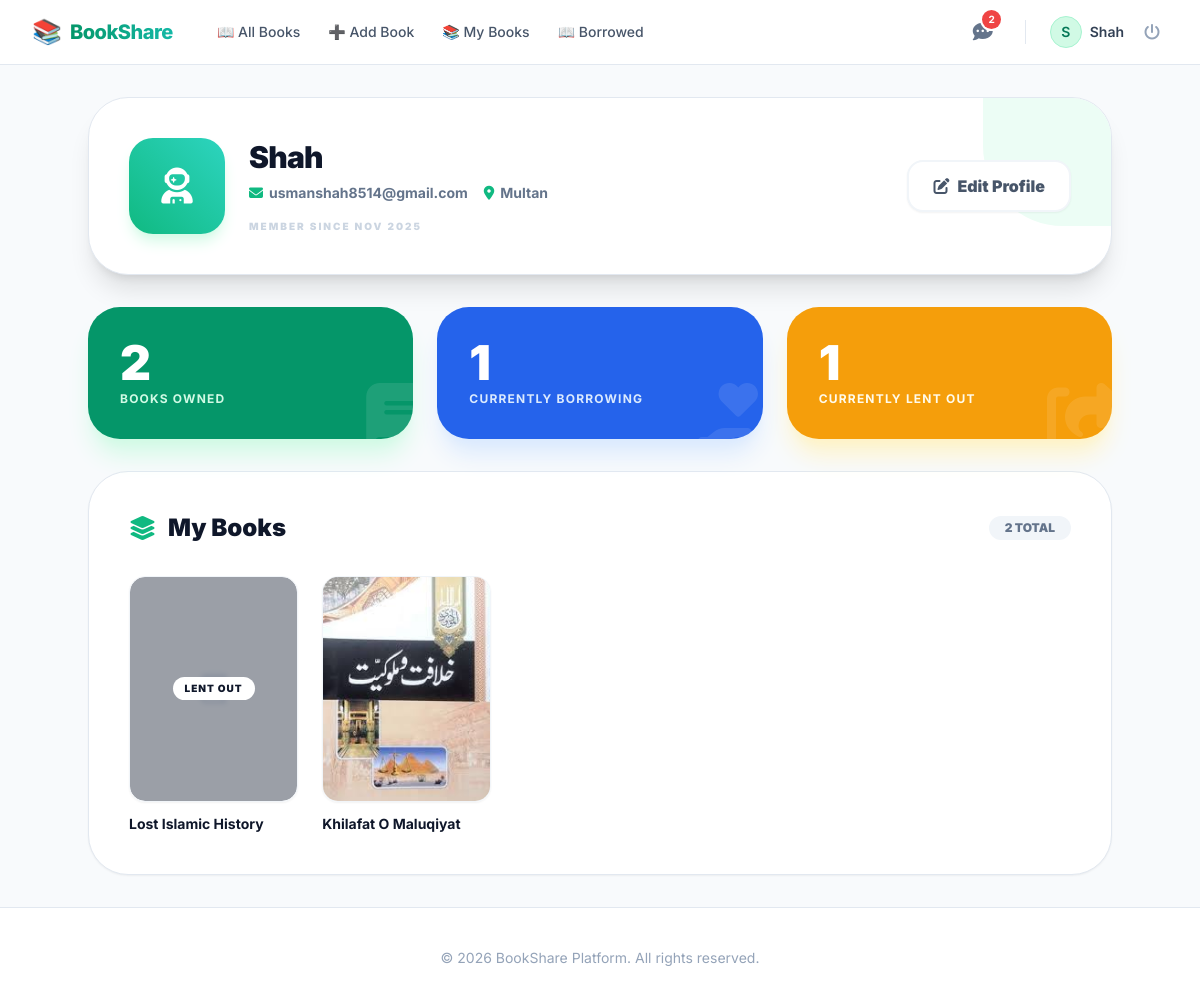
/accounts/profile/ (signed in), run on the app's committed database.
### accounts/models.py (models this page shows, shortened)
class Profile(models.Model):
    user = models.OneToOneField(User, on_delete=models.CASCADE)
    city = models.CharField(max_length=100, blank=True)

### books/models.py (models this page shows, shortened)
class Book(models.Model):
    owner = models.ForeignKey(User, on_delete=models.CASCADE, related_name='books')
    title = models.CharField(max_length=200)
    author = models.CharField(max_length=200)
    isbn = models.CharField(max_length=20, blank=True)
    description = models.TextField(blank=True)
    city = models.CharField(max_length=100)
    cover_url = models.URLField(blank=True, null=True)
    cover_image = models.ImageField(upload_to='book_covers/', blank=True, null=True)
    delivery_option = models.CharField(
        max_length=20,
        choices=[
            ('pickup', 'Pickup'),
            ('delivery', 'Delivery'),
            ('both', 'Both'),
        ],
        default='both'
    )
    available = models.BooleanField(default=True)
    created_at = models.DateTimeField(auto_now_add=True)

### accounts/views.py (the view)
# urls.py: path('profile/', views.profile_view, name='profile'),              # ADD THIS
@login_required
def profile_view(request):
    my_books = Book.objects.filter(owner=request.user)
    borrowed_chats = Chat.objects.filter(
        participants=request.user
    ).exclude(book__owner=request.user)
    borrowed_books = [chat.book for chat in borrowed_chats]
    lent_books = Book.objects.filter(owner=request.user, available=False)
    context = {
        'my_books': my_books,
        'borrowed_books': borrowed_books,
        'lent_books': lent_books,
    }
    return render(request, 'accounts/profile.html', context)

### chat/templatetags/custom_tags.py (called while the page is built)
@register.simple_tag
def unread_message_count(user):
    from chat.models import Chat
    user_chats = Chat.objects.filter(participants=user)
    unread = Message.objects.filter(
        chat__in=user_chats,
        is_read=False
    ).exclude(sender=user).count()
    return unread

### accounts/templates/accounts/profile.html (shortened to what this page needs)
{% extends 'base.html' %}
{% block content %}
<div class="max-w-5xl mx-auto space-y-8">
    <div class="bg-white rounded-[2.5rem] p-8 md:p-10 border border-slate-200 shadow-xl relative overflow-hidden">
        <div class="relative z-10 flex flex-col md:flex-row justify-between items-start md:items-center gap-6">
            <div class="flex items-center gap-6">
                <div class="w-24 h-24 bg-gradient-to-tr from-emerald-500 to-teal-400 rounded-3xl flex items-center justify-center text-white text-4xl shadow-lg shadow-emerald-100">
                    <i class="fa-solid fa-user-astronaut"></i>
                </div>
                <div>
                    <h1 class="text-3xl font-black text-slate-900 tracking-tight">
                        {{ request.user.username }}
                    </h1>
                    <div class="flex flex-wrap gap-4 mt-2 text-sm font-bold text-slate-500">
                        <span class="flex items-center gap-1.5"><i class="fa-solid fa-envelope text-emerald-500"></i> {{ request.user.email }}</span>
                        {% if request.user.profile.city %}
                            <span class="flex items-center gap-1.5"><i class="fa-solid fa-location-dot text-emerald-500"></i> {{ request.user.profile.city }}</span>
                        {% endif %}
                    </div>
                    <p class="text-[10px] uppercase tracking-[0.2em] font-black text-slate-300 mt-4">Member Since {{ request.user.date_joined|date:"M Y" }}</p>
                </div>
            </div>
            <a href="{% url 'profile_edit' %}" class="bg-white border-2 border-slate-100 hover:border-amber-400 text-slate-600 hover:text-amber-600 px-6 py-3 rounded-2xl font-black transition-all flex items-center gap-2 shadow-sm">
                <i class="fa-solid fa-pen-to-square"></i>
                Edit Profile
            </a>
        </div>
    </div>
    <div class="grid grid-cols-1 md:grid-cols-3 gap-6">
        <div class="bg-emerald-600 p-8 rounded-[2rem] text-white shadow-xl shadow-emerald-100 relative overflow-hidden group">
            <i class="fa-solid fa-book absolute -right-4 -bottom-4 text-7xl opacity-10 group-hover:scale-110 transition-transform"></i>
            <h3 class="text-5xl font-black mb-1">{{ my_books|length }}</h3>
            <p class="text-emerald-100 font-bold uppercase tracking-widest text-xs">Books Owned</p>
        </div>
        <div class="bg-blue-600 p-8 rounded-[2rem] text-white shadow-xl shadow-blue-100 relative overflow-hidden group">
            <i class="fa-solid fa-hand-holding-heart absolute -right-4 -bottom-4 text-7xl opacity-10 group-hover:scale-110 transition-transform"></i>
            <h3 class="text-5xl font-black mb-1">{{ borrowed_books|length }}</h3>
            <p class="text-blue-100 font-bold uppercase tracking-widest text-xs">Currently Borrowing</p>
        </div>
        <div class="bg-amber-500 p-8 rounded-[2rem] text-white shadow-xl shadow-amber-100 relative overflow-hidden group">
            <i class="fa-solid fa-share-from-square absolute -right-4 -bottom-4 text-7xl opacity-10 group-hover:scale-110 transition-transform"></i>
            <h3 class="text-5xl font-black mb-1">{{ lent_books|length }}</h3>
            <p class="text-amber-50 font-bold uppercase tracking-widest text-xs">Currently Lent Out</p>
        </div>
    </div>
    <div class="bg-white rounded-[2.5rem] border border-slate-200 shadow-sm p-8 md:p-10">
        <div class="flex justify-between items-center mb-8">
            <h3 class="text-2xl font-black text-slate-900 flex items-center gap-3">
                <i class="fa-solid fa-layer-group text-emerald-500"></i> My Books
            </h3>
            <span class="bg-slate-100 px-4 py-1 rounded-full text-xs font-black text-slate-500">{{ my_books|length }} TOTAL</span>
        </div>
        {% if my_books %}
            <div class="grid grid-cols-2 sm:grid-cols-3 md:grid-cols-4 lg:grid-cols-5 gap-6">
                {% for book in my_books %}
                <a href="{% url 'book_detail' book.id %}" class="group block">
                    <div class="aspect-[3/4] rounded-2xl overflow-hidden border border-slate-100 shadow-sm group-hover:shadow-md transition-all relative">
                        {% if book.cover_image %}
                            <img src="{{ book.cover_image.url }}" class="w-full h-full object-cover group-hover:scale-105 transition-transform duration-500" alt="{{ book.title }}">
                        {% else %}
                            <div class="w-full h-full bg-slate-50 flex items-center justify-center text-slate-200 text-3xl">
                            </div>
                        {% endif %}
                        {% if not book.available %}
                            <div class="absolute inset-0 bg-slate-900/40 backdrop-blur-[2px] flex items-center justify-center">
                                <span class="bg-white text-slate-900 text-[10px] font-black px-3 py-1 rounded-full uppercase tracking-widest">Lent Out</span>
                            </div>
                        {% endif %}
                    </div>
                    <p class="mt-3 text-sm font-bold text-slate-900 truncate">{{ book.title }}</p>
                </a>
                {% endfor %}
            </div>
        {% else %}
            <div class="text-center py-12">
                <p class="text-slate-400 font-medium">You haven't added any books yet.</p>
                <a href="{% url 'add_book' %}" class="inline-block mt-4 text-emerald-600 font-black text-sm hover:underline">+ Add Your First Book</a>
            </div>
        {% endif %}
    </div>
</div>
{% endblock %}

### templates/base.html (shortened to what this page needs)
<!DOCTYPE html>
<html lang="en">
<head>
    <script src="https://cdn.tailwindcss.com"></script>
    <link rel="stylesheet" href="https://cdnjs.cloudflare.com/ajax/libs/font-awesome/6.4.0/css/all.min.css">
</head>
<body class="bg-slate-50 text-slate-900 min-h-screen flex flex-col">
    <nav class="bg-white border-b border-slate-200 sticky top-0 z-50">
        <div class="max-w-7xl mx-auto px-4 sm:px-6 lg:px-8">
            <div class="flex justify-between h-16">
                <div class="flex items-center">
                    <a href="{% url 'browse_books' %}" class="flex items-center gap-2 group">
                        <span class="text-2xl group-hover:scale-110 transition-transform">📚</span>
                        <span class="font-extrabold text-xl tracking-tight bg-clip-text text-transparent bg-gradient-to-r from-emerald-600 to-teal-500">
                        </span>
                    </a>
                    <div class="hidden md:ml-8 md:flex md:space-x-1">
                        <a href="{% url 'browse_books' %}" class="px-3 py-2 rounded-md text-sm font-medium text-slate-600 hover:text-emerald-600 hover:bg-emerald-50 transition-all">📖 All Books</a>
                        <a href="{% url 'add_book' %}" class="px-3 py-2 rounded-md text-sm font-medium text-slate-600 hover:text-emerald-600 hover:bg-emerald-50 transition-all">➕ Add Book</a>
                        <a href="{% url 'my_books' %}" class="px-3 py-2 rounded-md text-sm font-medium text-slate-600 hover:text-emerald-600 hover:bg-emerald-50 transition-all">📚 My Books</a>
                        <a href="{% url 'borrowed_books' %}" class="px-3 py-2 rounded-md text-sm font-medium text-slate-600 hover:text-emerald-600 hover:bg-emerald-50 transition-all">📖 Borrowed</a>
                    </div>
                </div>
                <div class="hidden md:flex md:items-center md:gap-4">
                    {% if request.user.is_authenticated %}
                        <a href="{% url 'chat_list' %}" class="relative p-2 text-slate-500 hover:text-emerald-600 transition-colors">
                            <i class="fa-solid fa-comment-dots text-xl"></i>
                            {% load custom_tags %}
                            {% unread_message_count request.user as unread_count %}
                            {% if unread_count > 0 %}
                                <span class="absolute top-0 right-0 bg-red-500 text-white text-[10px] font-bold px-1.5 py-0.5 rounded-full ring-2 ring-white">
                                    {{ unread_count }}
                                </span>
                            {% endif %}
                        </a>
                        <div class="flex items-center gap-3">
                            <a href="{% url 'profile' %}" class="flex items-center gap-2 text-sm font-semibold text-slate-700 hover:text-emerald-600 transition-colors">
                                <div class="w-8 h-8 rounded-full bg-emerald-100 flex items-center justify-center text-emerald-700 border border-emerald-200">
                                    {{ request.user.username|slice:":1"|upper }}
                                </div>
                                <span>{{ request.user.username }}</span>
                            </a>
                            <a href="{% url 'logout' %}" class="text-slate-400 hover:text-red-500 transition-colors px-2" title="Logout">
                                <i class="fa-solid fa-power-off"></i>
                            </a>
                        </div>
                    {% endif %}
                </div>
            </div>
        </div>
    </nav>
    <main class="flex-grow max-w-7xl mx-auto w-full p-4 sm:p-6 lg:p-8 fade-in">
        {% block content %}{% endblock %}
    </main>
    <footer class="bg-white border-t border-slate-200 py-10">
        <div class="max-w-7xl mx-auto px-4 text-center">
            <p class="text-slate-400 text-sm">
                &copy; 2026 BookShare Platform. All rights reserved.
            </p>
        </div>
    </footer>
</body>
</html>

### templates/base.html (style rules this page uses)
body { font-family: 'Inter', sans-serif; }
.fade-in { animation: fadeIn 0.3s ease-in; }

### data on the page
Book: available "LENT OUT", title "Lost Islamic History"
Book: cover_image (picture), title "Khilafat O Maluqiyat"

### other printed values
{{ unread_count }} "2"
{{ request.user.username|slice:":1"|upper }} "S"
{{ request.user.username }} "Shah"
{{ request.user.email }} "usmanshah8514@gmail.com"
{{ request.user.profile.city }} "Multan"
{{ request.user.date_joined|date:"M Y" }} "NOV 2025"
{{ my_books|length }} "2"
{{ borrowed_books|length }} "1"
{{ lent_books|length }} "1"
